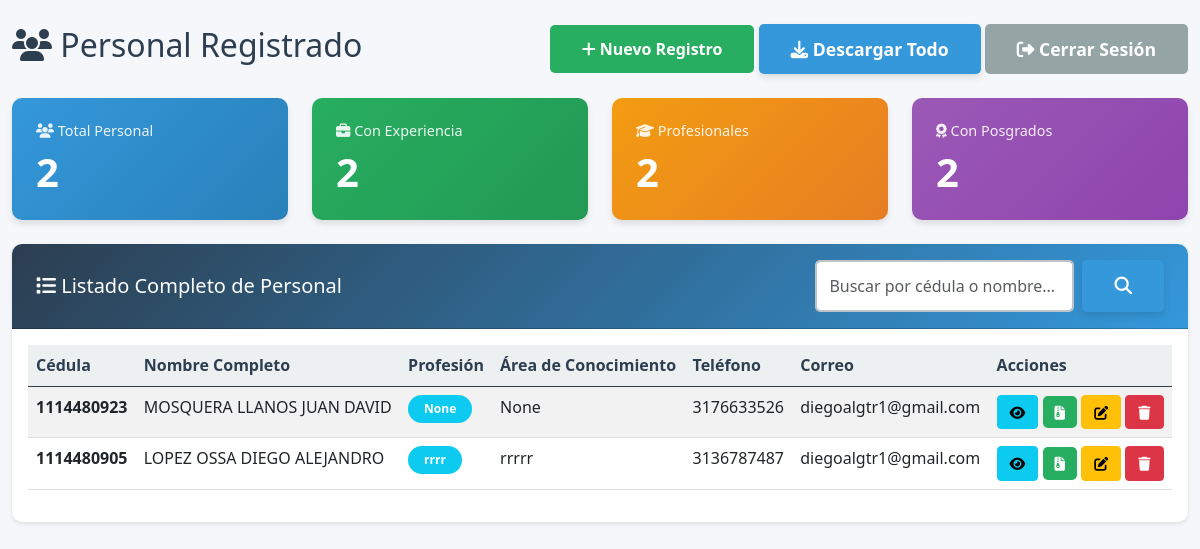
/formapp/lista/ (signed in), run on the app's committed database.
### formapp/models.py (models this page shows, shortened)
class InformacionBasica(models.Model):
    GENERO_CHOICES = [
        ('Femenino', 'Femenino'),
        ('Masculino', 'Masculino'),
    ]
    nombre_completo = models.CharField(max_length=200, verbose_name='Nombre Completo', blank=True, null=True)
    cedula = models.CharField(
        max_length=20,
        unique=True,
        verbose_name='Cédula',
        error_messages={
            'unique': 'Ya existe un registro con esta cédula. Por favor, verifica el número de cédula.'
        }
    )
    genero = models.CharField(max_length=50, verbose_name='Género', choices=GENERO_CHOICES)
    tipo_via = models.CharField(max_length=50, verbose_name='Tipo de Vía (Calle/Avenida/Carrera)', default='Calle')
    numero_via = models.CharField(max_length=20, verbose_name='Número de Vía', default='')
    numero_casa = models.CharField(max_length=20, verbose_name='Número de Casa/Edificio', default='')
    complemento_direccion = models.CharField(max_length=100, verbose_name='Complemento (Apto, Interior, etc.)', blank=True, null=True)
    barrio = models.CharField(max_length=100, verbose_name='Barrio', blank=True, null=True)
    telefono = models.CharField(max_length=20, verbose_name='Teléfono')
    correo = models.EmailField(verbose_name='Correo Electrónico')
    perfil = models.CharField(max_length=200, verbose_name='Perfil Profesional', blank=True, null=True)
    area_conocimiento = models.CharField(max_length=200, verbose_name='Área de Conocimiento', blank=True, null=True)
    area_del_conocimiento = models.CharField(max_length=200, verbose_name='Área del Conocimiento', blank=True, null=True)
    tipo_perfil = models.CharField(max_length=200, verbose_name='Tipo de Perfil', blank=True, null=True)
    profesion = models.CharField(max_length=200, verbose_name='Profesión', blank=True, null=True)
    experiencia = models.CharField(max_length=200, verbose_name='Tipo de Experiencia', blank=True, null=True)
    tiempo_experiencia = models.CharField(max_length=200, verbose_name='Tiempo de Experiencia', blank=True, null=True)
    cantidad = models.IntegerField(verbose_name='Cantidad', blank=True, null=True)
    organizacion = models.TextField(verbose_name='Organización', blank=True, null=True)
    contrato = models.CharField(max_length=200, verbose_name='Contrato', blank=True, null=True)
    observacion = models.TextField(verbose_name='Observaciones', blank=True, null=True)

### formapp/views.py (the view)
# urls.py: path('lista/', views.ApplicantListView.as_view(), name='applicant_list'),
class ApplicantListView(LoginRequiredMixin, ListView):
    model = InformacionBasica
    template_name = 'formapp/applicant_list.html'
    context_object_name = 'applicants'
    ordering = ['-id']
    paginate_by = 20
    def get_queryset(self):
        queryset = super().get_queryset()
        search_query = self.request.GET.get('search', '')
        if search_query:
            queryset = queryset.filter(
                Q(cedula__icontains=search_query) |
                Q(nombre_completo__icontains=search_query)
            )
        return queryset
    def get_context_data(self, **kwargs):
        context = super().get_context_data(**kwargs)
        context['total_personal'] = InformacionBasica.objects.count()
        context['con_experiencia'] = InformacionBasica.objects.filter(
            experiencias_laborales__isnull=False
        ).distinct().count()
        context['profesionales'] = InformacionBasica.objects.filter(
            formacion_academica__isnull=False
        ).distinct().count()
        context['con_posgrado'] = InformacionBasica.objects.filter(
            posgrados__isnull=False
        ).distinct().count()
        context['search_query'] = self.request.GET.get('search', '')
        return context

### formapp/templates/formapp/applicant_list.html (shortened to what this page needs)
{% extends 'base.html' %}
{% load static %}
{% block content %}
<div class="container-fluid mt-4">
    <div class="row">
        <div class="col-12">
            <div class="d-flex justify-content-between align-items-center mb-4">
                <h2><i class="fas fa-users"></i> Personal Registrado</h2>
                <div>
                    <a href="{% url 'formapp:public_form' %}" class="btn btn-success">
                        <i class="fas fa-plus"></i> Nuevo Registro
                    </a>
                    {% if user.is_authenticated %}
                    <a href="{% url 'formapp:download_all' %}" class="btn btn-primary">
                        <i class="fas fa-download"></i> Descargar Todo
                    </a>
                    <form method="post" action="{% url 'logout' %}" style="display: inline;">
                        <button type="submit" class="btn btn-secondary">
                            <i class="fas fa-sign-out-alt"></i> Cerrar Sesión
                        </button>
                    </form>
                    {% endif %}
                </div>
            </div>
            <div class="row mb-4">
                <div class="col-md-3">
                    <div class="stat-card" style="background: linear-gradient(135deg, #3498db 0%, #2980b9 100%);">
                        <div class="card-body">
                            <h5 class="card-title">
                                <i class="fas fa-users"></i> Total Personal
                            </h5>
                            <h2>{{ total_personal }}</h2>
                        </div>
                    </div>
                </div>
                <div class="col-md-3">
                    <div class="stat-card" style="background: linear-gradient(135deg, #27ae60 0%, #229954 100%);">
                        <div class="card-body">
                            <h5 class="card-title">
                                <i class="fas fa-briefcase"></i> Con Experiencia
                            </h5>
                            <h2>{{ con_experiencia }}</h2>
                        </div>
                    </div>
                </div>
                <div class="col-md-3">
                    <div class="stat-card" style="background: linear-gradient(135deg, #f39c12 0%, #e67e22 100%);">
                        <div class="card-body">
                            <h5 class="card-title">
                                <i class="fas fa-graduation-cap"></i> Profesionales
                            </h5>
                            <h2>{{ profesionales }}</h2>
                        </div>
                    </div>
                </div>
                <div class="col-md-3">
                    <div class="stat-card" style="background: linear-gradient(135deg, #9b59b6 0%, #8e44ad 100%);">
                        <div class="card-body">
                            <h5 class="card-title">
                                <i class="fas fa-award"></i> Con Posgrados
                            </h5>
                            <h2>{{ con_posgrado }}</h2>
                        </div>
                    </div>
                </div>
            </div>
            <div class="card">
                <div class="card-header">
                    <div class="d-flex justify-content-between align-items-center">
                        <h5 class="mb-0">
                            <i class="fas fa-list"></i> Listado Completo de Personal
                        </h5>
                        <form method="get" class="d-flex" style="max-width: 400px;">
                            <input
                                type="text"
                                name="search"
                                class="form-control me-2"
                                placeholder="Buscar por cédula o nombre..."
                                value="{{ search_query }}"
                            >
                            <button type="submit" class="btn btn-primary">
                                <i class="fas fa-search"></i>
                            </button>
                        </form>
                    </div>
                </div>
                <div class="card-body">
                    {% if applicants %}
                        <div class="table-responsive">
                            <table class="table table-hover table-striped">
                                <thead class="table-dark">
                                    <tr>
                                        <th>Cédula</th>
                                        <th>Nombre Completo</th>
                                        <th>Profesión</th>
                                        <th>Área de Conocimiento</th>
                                        <th>Teléfono</th>
                                        <th>Correo</th>
                                        <th>Acciones</th>
                                    </tr>
                                </thead>
                                <tbody>
                                    {% for applicant in applicants %}
                                    <tr>
                                        <td><strong>{{ applicant.cedula }}</strong></td>
                                        <td>{{ applicant.nombre_completo }}</td>
                                        <td>
                                            <span class="badge bg-info">
                                                {{ applicant.profesion }}
                                            </span>
                                        </td>
                                        <td>{{ applicant.area_conocimiento }}</td>
                                        <td>{{ applicant.telefono }}</td>
                                        <td>{{ applicant.correo }}</td>
                                        <td>
                                            <a href="{% url 'formapp:applicant_detail' applicant.pk %}"
                                               class="btn btn-sm btn-info"
                                               title="Ver Detalle">
                                                <i class="fas fa-eye"></i>
                                            </a>
                                            <a href="{% url 'formapp:download_individual' applicant.pk %}"
                                               class="btn btn-sm btn-success"
                                               title="Descargar ZIP">
                                                <i class="fas fa-file-archive"></i>
                                            </a>
                                            {% if user.is_staff %}
                                            <a href="{% url 'formapp:applicant_edit' applicant.pk %}"
                                               class="btn btn-sm btn-warning"
                                               title="Editar">
                                                <i class="fas fa-edit"></i>
                                            </a>
                                            <button type="button"
                                                    class="btn btn-sm btn-danger"
                                                    title="Eliminar"
                                                    onclick="confirmDelete('{{ applicant.nombre_completo }}', '{% url 'formapp:applicant_delete' applicant.pk %}')">
                                                <i class="fas fa-trash"></i>
                                            </button>
                                            {% endif %}
                                        </td>
                                    </tr>
                                    {% endfor %}
                                </tbody>
                            </table>
                        </div>
                    {% else %}
                        <div class="alert alert-info text-center">
                            <i class="fas fa-info-circle fa-3x mb-3"></i>
                            <h4>No hay personal registrado</h4>
                            <p>Haz clic en "Nuevo Registro" para agregar el primero.</p>
                        </div>
                    {% endif %}
                </div>
            </div>
        </div>
    </div>
</div>
{% endblock %}

### static/css/style.css (style rules this page uses)
:root { --primary-color: #2c3e50; --secondary-color: #3498db; --success-color: #27ae60; --danger-color: #e74c3c; --warning-color: #f39c12; --info-color: #17a2b8; --light-bg: #ecf0f1; --border-color: #bdc3c7; }
body { font-family: 'Segoe UI', Tahoma, Geneva, Verdana, sans-serif; background-color: #f5f7fa; color: #2c3e50; line-height: 1.6; }
.form-control, .form-select { border: 2px solid var(--border-color); border-radius: 5px; padding: 0.75rem; transition: all 0.3s ease; }
.btn-primary { background-color: var(--secondary-color); border: none; padding: 0.75rem 2rem; font-size: 1.1rem; font-weight: 600; border-radius: 5px; transition: all 0.3s ease; box-shadow: 0 4px 6px rgba(0,0,0,0.1); }
.btn-secondary { background-color: #95a5a6; border: none; padding: 0.75rem 2rem; font-size: 1.1rem; font-weight: 600; border-radius: 5px; transition: all 0.3s ease; }
.btn-success { background-color: var(--success-color); border: none; padding: 0.75rem 2rem; font-weight: 600; border-radius: 5px; transition: all 0.3s ease; }
.card { box-shadow: 0 2px 4px rgba(0,0,0,0.1); margin-bottom: 1.5rem; border: none; border-radius: 10px; }
.card-header { background: linear-gradient(135deg, var(--primary-color) 0%, var(--secondary-color) 100%); color: white; border-radius: 10px 10px 0 0 !important; padding: 1rem 1.5rem; }
.stat-card { border-radius: 10px; padding: 1.5rem; color: white; box-shadow: 0 4px 6px rgba(0,0,0,0.1); transition: transform 0.3s ease; }
.stat-card h5 { font-size: 0.9rem; margin-bottom: 0.5rem; opacity: 0.9; }
.stat-card h2 { font-size: 2.5rem; font-weight: bold; margin: 0; }
.table th { font-weight: 600; background-color: var(--light-bg); color: var(--primary-color); }
.badge { padding: 0.5rem 1rem; font-weight: 600; border-radius: 20px; }
.btn-sm { padding: 0.35rem 0.75rem; font-size: 0.875rem; }

### data on the page
InformacionBasica: cedula "1114480923", nombre_completo "MOSQUERA LLANOS JUAN DAVID", profesion "None", area_conocimiento "None", telefono "3176633526", correo "diegoalgtr1@gmail.com"
InformacionBasica: cedula "1114480905", nombre_completo "LOPEZ OSSA DIEGO ALEJANDRO", profesion "rrrr", area_conocimiento "rrrrr", telefono "3136787487", correo "diegoalgtr1@gmail.com"

### other printed values
{{ total_personal }} "2"
{{ con_experiencia }} "2"
{{ profesionales }} "2"
{{ con_posgrado }} "2"
